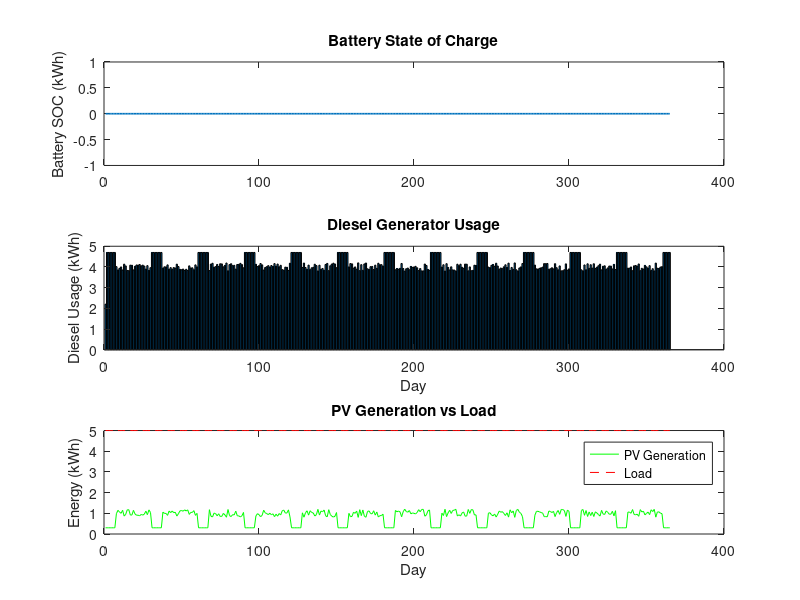

The MATLAB source for this figure:
%**********************************************************************
%*                                                                    *
%*  sizing a hybrid solar PV-diesel-battery                           *
%* assumption:                                                        *
%*             average daily load,                                    *
%*             cloudy days are taken into account                     *
%*             random variation of irradiance around a mean value     *
%**********************************************************************
clc; clear;


%-----------------------data---------------------------------
%% Parameters
prompt = 'enter daily load in kWh   ';
load_daily = input(prompt);


prompt = 'enter daily  number of peak hours   ';
irradiance = input(prompt);

prompt = 'enter PV derating factor   ';
eff_pv = input(prompt);

prompt = 'enter battery round trip efficiency   ';
eff_batt = input(prompt);


prompt = 'enter battery depth of discharge   ';
dod = input(prompt);


prompt = 'enter autonomy days   ';
autonomy_days = input(prompt);
display('')
display('output')


days = 365;                     % Simulation period (days)

%% Sizing
pv_capacity_kw = load_daily / (eff_pv * irradiance);
battery_capacity_kwh = (load_daily * autonomy_days) / (dod * eff_batt);

fprintf('PV size: %.2f kW\n', pv_capacity_kw);
fprintf('Battery size: %.2f kWh\n', battery_capacity_kwh);

%% Initialize simulation variables
irradiance_variation = 0.2;
battery_soc = battery_capacity_kwh / 2; % Start at 50% SOC
battery_soc_log = zeros(days,1);
diesel_usage_log = zeros(days,1);
pv_gen_log = zeros(days,1);
load_log = load_daily * ones(days,1);

%% Simulate cloudy weeks (e.g., 7 cloudy days every 30 days)
cloudy_days = zeros(days,1);
for i = 1:30:days
    cloudy_days(i:min(i+6,days)) = 1; % Cloudy 7-day blocks
end

%% Daily simulation loop
for day = 1:days
    % Daily irradiance: reduced on cloudy days
    if cloudy_days(day)
        daily_irradiance = irradiance * 0.3;  % Cloudy day
    else
        daily_irradiance = irradiance * (1 + irradiance_variation*(2*rand - 1));
    end
    
    % PV generation for the day
    pv_generation = pv_capacity_kw * daily_irradiance;
    pv_gen_log(day) = pv_generation;

    % Net energy = PV generation - load
    net_energy = pv_generation - load_daily;

    if net_energy >= 0
        % Surplus: charge battery
        charge = net_energy * eff_batt;
        battery_soc = battery_soc + charge;
        if battery_soc > battery_capacity_kwh
            battery_soc = battery_capacity_kwh;
        end
    else
        % Deficit: discharge battery if possible
        deficit = abs(net_energy);
        discharge_available = battery_soc * eff_batt;

        if discharge_available >= deficit
            battery_soc = battery_soc - deficit / eff_batt;
        else
            % Battery can't meet deficit ? diesel used
            diesel_needed = deficit - discharge_available;
            diesel_usage_log(day) = diesel_needed;
            battery_soc = 0;
        end
    end

    battery_soc_log(day) = battery_soc;
end

%% Results
total_diesel = sum(diesel_usage_log);
renewable_fraction = (sum(pv_gen_log) - total_diesel) / sum(load_log);

fprintf('Total diesel used: %.2f kWh/year\n', total_diesel);
fprintf('Renewable energy fraction: %.2f%%\n', renewable_fraction * 100);

%% Plot results
figure;

subplot(3,1,1);
plot(battery_soc_log, 'LineWidth', 1.2);
ylabel('Battery SOC (kWh)');
title('Battery State of Charge');

subplot(3,1,2);
bar(diesel_usage_log);
ylabel('Diesel Usage (kWh)');
xlabel('Day');
title('Diesel Generator Usage');

subplot(3,1,3);
plot(pv_gen_log, 'g');
hold on;
plot(load_log, 'r--');
legend('PV Generation', 'Load');
ylabel('Energy (kWh)');
xlabel('Day');
title('PV Generation vs Load');


%% === Economic and Emissions Analysis ===

